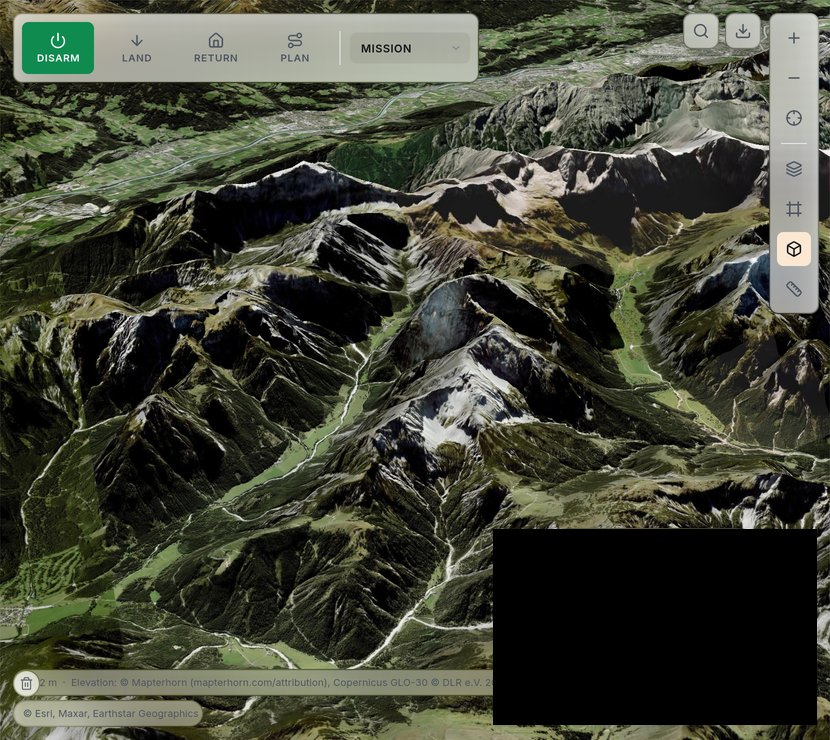
#> input picture src/map3d/shots/ref/alps_relief.jpg, 830 x 740 px
$ python -i run.py   (imports and definitions only)
#> lines starting #> are read from the running program, lines starting #| are printed output that depends on the picture
#!/usr/bin/env python3
"""Five fixed views of the 3D map, rendered by the real app against a simulated
aircraft and compared with the pictures kept in ref/.

    python3 src/map3d/shots/run.py            # compare, exit 1 on a difference
    python3 src/map3d/shots/run.py --update   # take the pictures again
    python3 src/map3d/shots/run.py --only buildings --keep

Needs: a release build (cargo build --release, which builds corvus-gcs and the
corvus-core the scene runs), Pillow for the comparison (pip install pillow),
the Python environment of python/ for the simulated aircraft (CORVUS_PYTHON, else
.venv/bin/python of the repository or of a sibling checkout), and the network
for the map and elevation tiles (Esri imagery, Copernicus GLO-30). The pictures
are the map area only, with the instrument panel left out, scaled to 1280 by 800
logical pixels, so a retina and a normal screen compare alike. A view differs
when more than 4 percent of its pixels are off by more than 48 of 255.
"""
import argparse
import json
import os
import signal
import socket
import subprocess
import sys
import tempfile
import time
import urllib.request

HERE = os.path.dirname(os.path.abspath(__file__))
ROOT = os.path.abspath(os.path.join(HERE, "..", "..", ".."))
REF = os.path.join(HERE, "ref")
WINDOW = (1280, 800)
MAP_AREA = (70, 60, 900, 800)
MASKS = [(563, 589, 886, 784)]
FULL = {"map": {"three_d_detail": "full"}}
SIMPLE = {"map": {"three_d_detail": "simple"}}

VIEWS = {
    "flat_city": dict(view="11.5755,48.1374,16.5,0,45", config=SIMPLE, city=False),
    "alps_relief": dict(view="11.62,47.42,13,200,60", config=SIMPLE, city=False),
    "far_haze": dict(view="11.4,47.25,10.5,0,60", config=SIMPLE, city=False),
    "ridge_in_front": dict(view="11.57,47.40,14,20,60", config=SIMPLE, city=False),
    "buildings": dict(view="11.5755,48.1374,17,30,60", config=FULL, city=True),
}


# [58 lines left out: functions free_port, python_of_backend, post, render, not called in this run]


def prepared(path):
#> called with path = 'ref/alps_relief.jpg'
    from PIL import Image, ImageDraw

    img = Image.open(path).convert("RGB").resize(WINDOW, Image.LANCZOS) if Image.open(path).size != WINDOW else Image.open(path).convert("RGB")
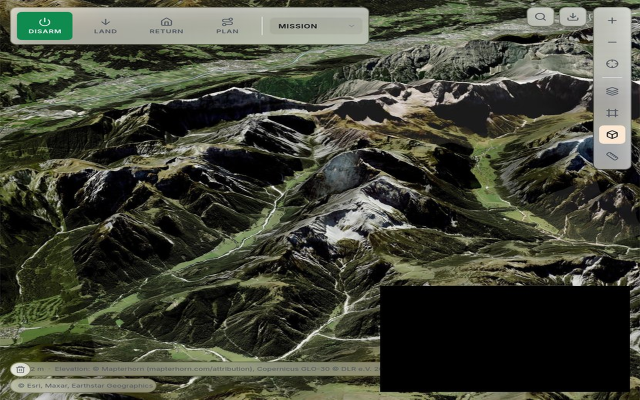
#> img: PIL image 1280x800 RGB (shown at 1/2 size); mean R, G, B 66.9, 69.4, 55.9
    draw = ImageDraw.Draw(img)
    for m in MASKS:
        draw.rectangle(m, fill=(0, 0, 0))
    return img.crop(MAP_AREA)
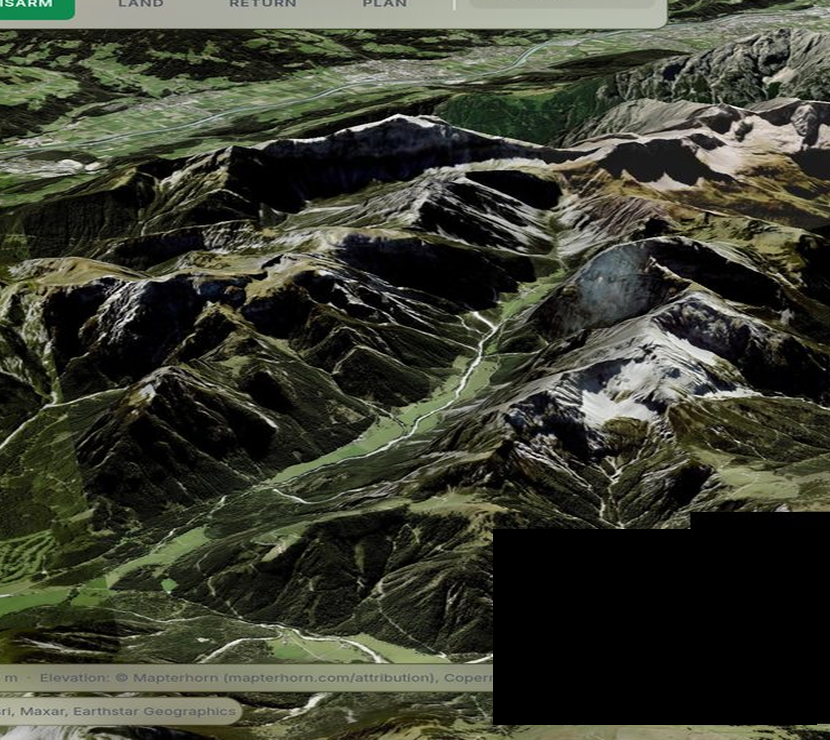
#> returned value: PIL image 830x740 RGB; mean R, G, B 60.1, 62.4, 49.5


# [37 lines left out: functions differs, main, not called in this run]


# [2 lines not run here, left out]

>>> result = prepared('ref/alps_relief.jpg')

$ run again, on src/map3d/shots/ref/ridge_in_front.jpg
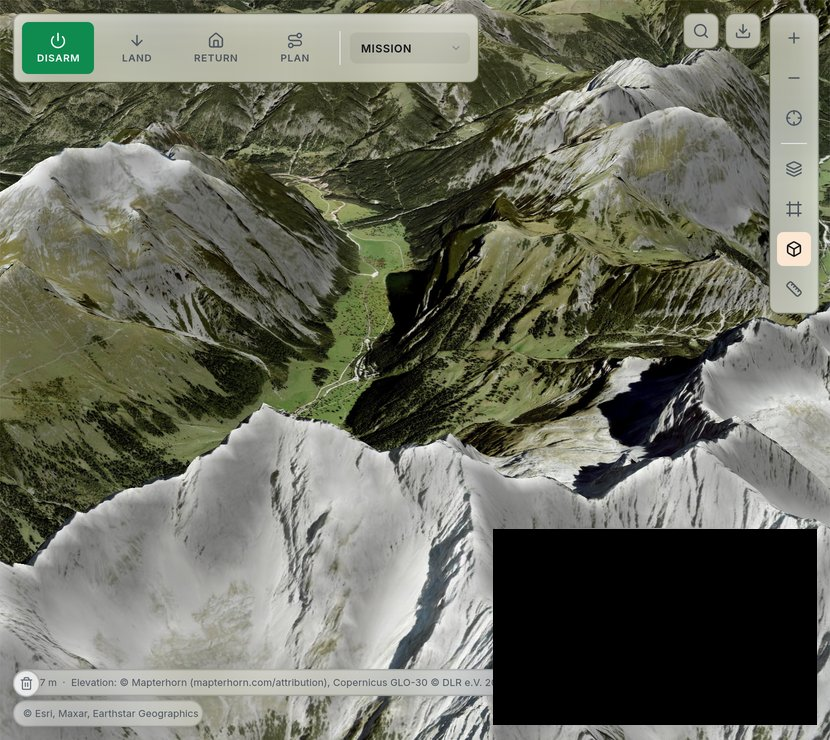
#> input picture src/map3d/shots/ref/ridge_in_front.jpg, 830 x 740 px
#> in prepared, `img = Image.open(path).convert("RGB").resize(WINDOW, Image.LANCZOS) if..`:
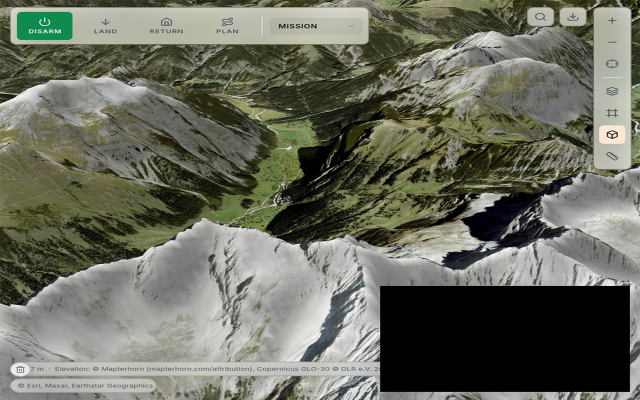
#> img: PIL image 1280x800 RGB (shown at 1/2 size); mean R, G, B 106.2, 108.1, 94.9
#> in prepared, `return img.crop(MAP_AREA)`:
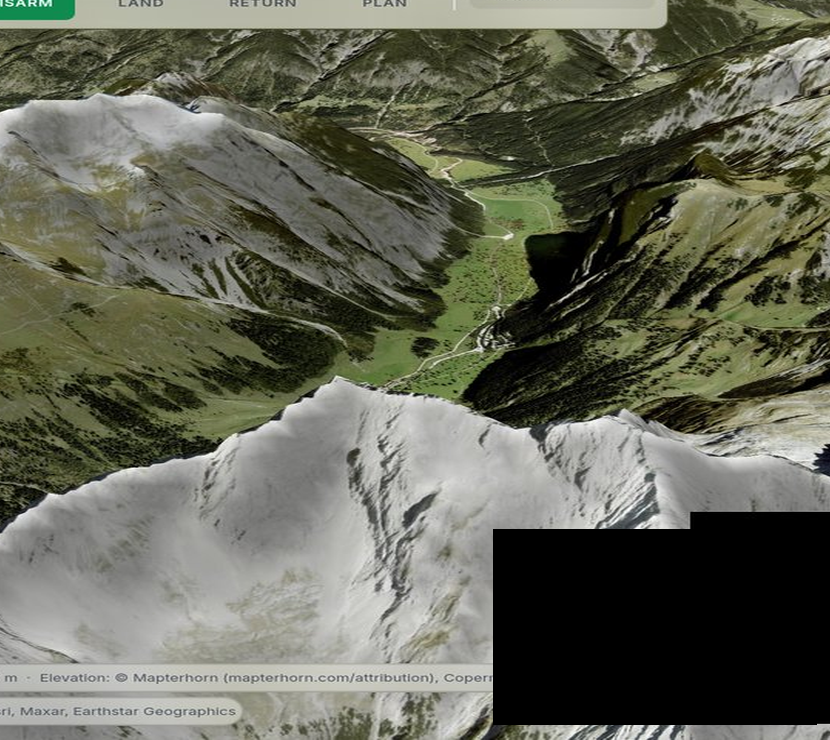
#> returned value: PIL image 830x740 RGB; mean R, G, B 100.1, 101.8, 87.3
